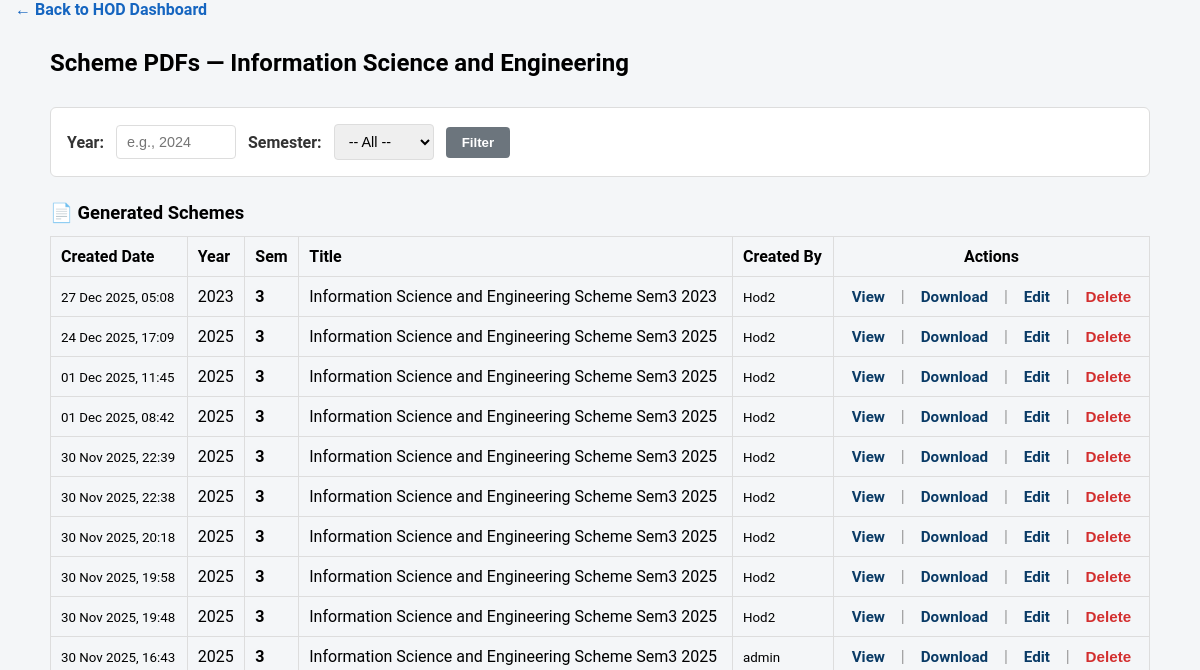
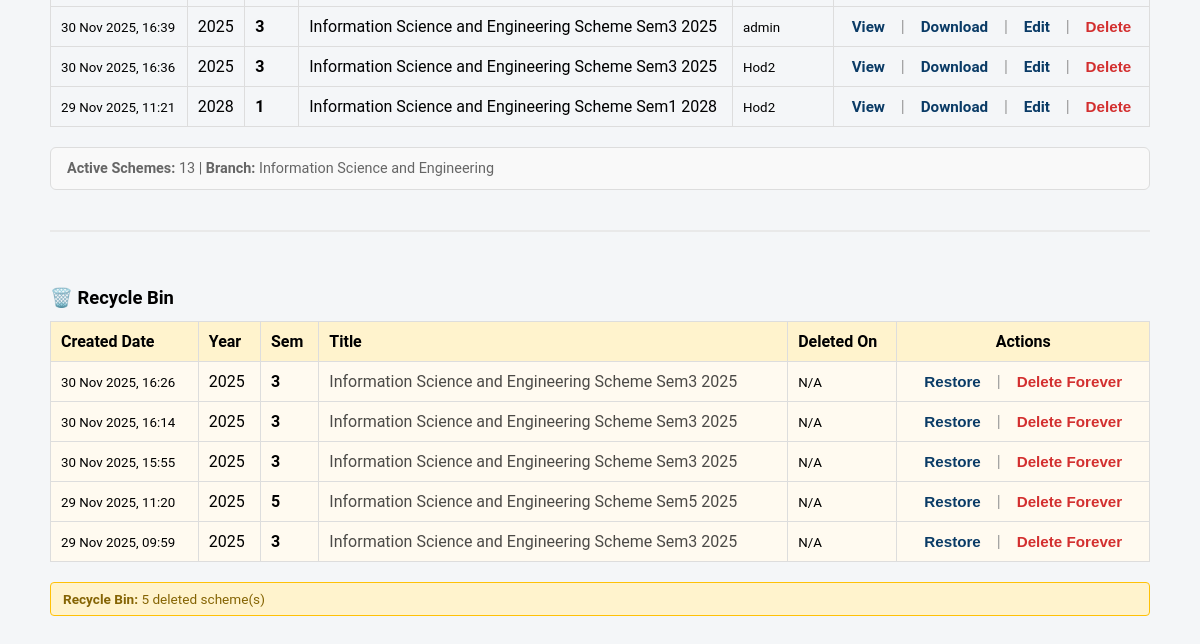
Before: /hod/manage-schemes/10/ (signed in) with the older database file (2 pictures, top to bottom).
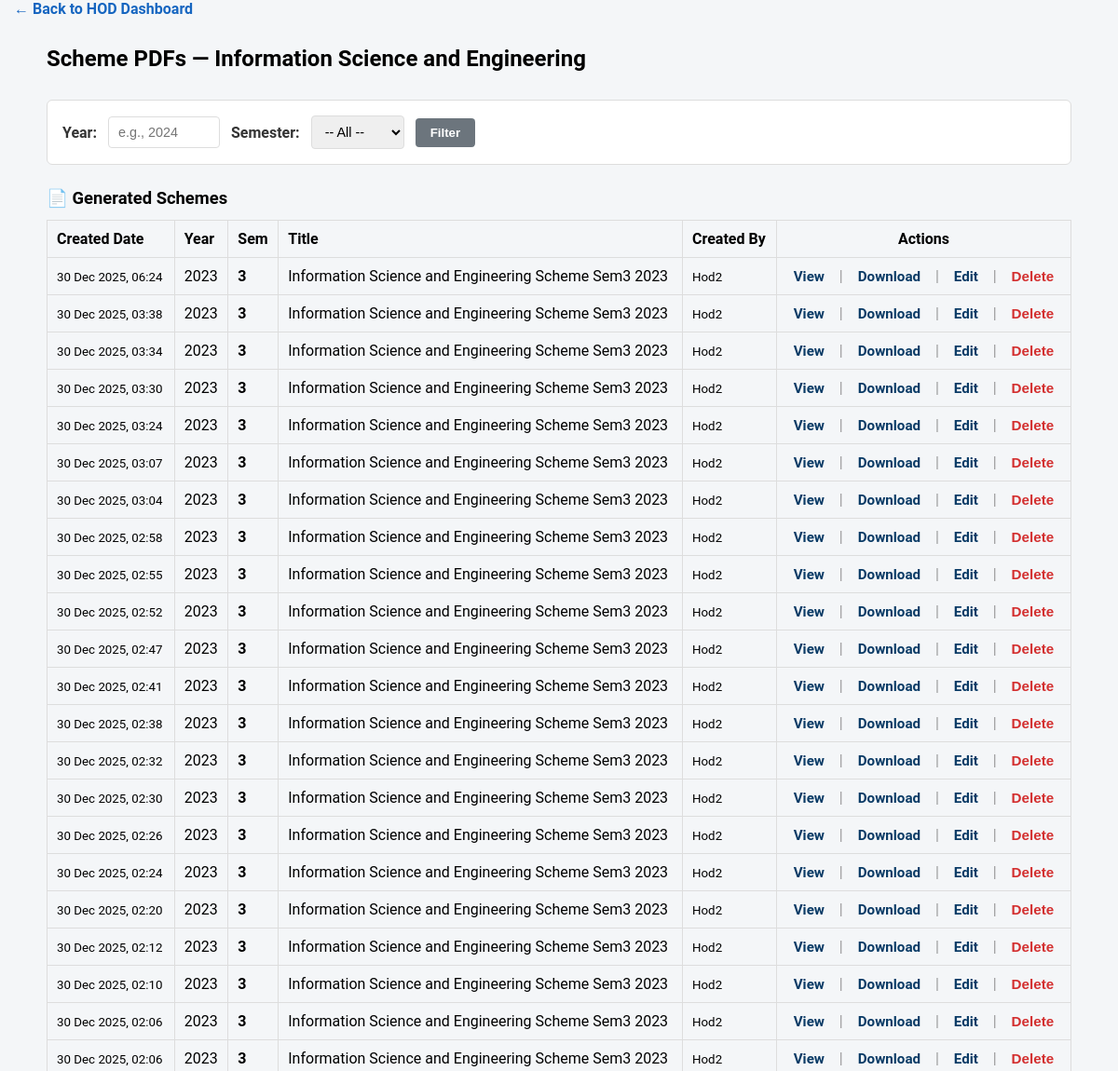
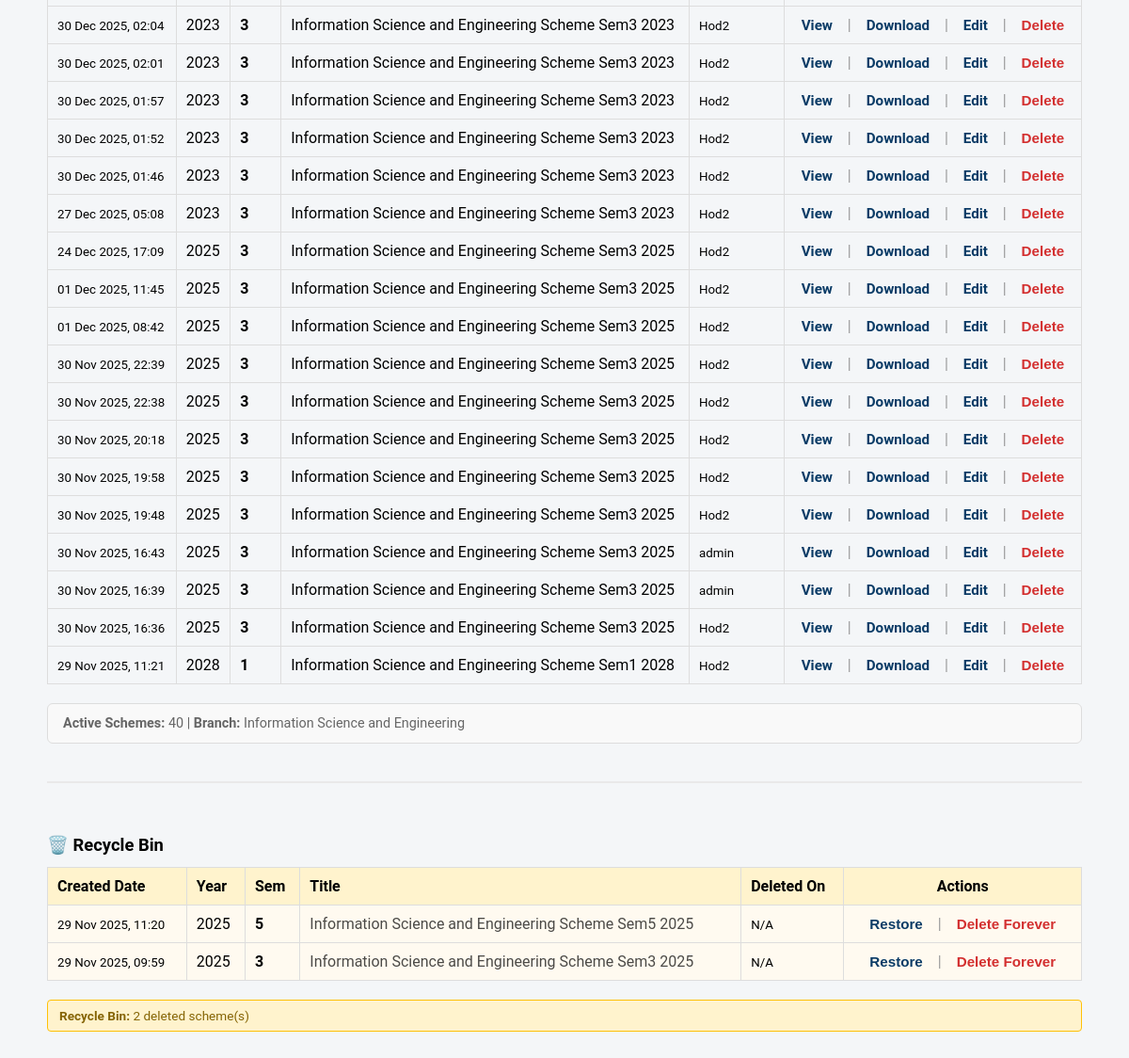
After: the same page with the newer database file (2 pictures, top to bottom).
### hod/models.py (models this page shows, shortened)
class SchemeDocument(models.Model):
    branch = models.ForeignKey('academics.Branch', on_delete=models.SET_NULL, null=True, blank=True)
    branch_name = models.CharField(max_length=255, blank=True)
    year = models.IntegerField()
    semester = models.IntegerField()
    title = models.CharField(max_length=255, default='Scheme PDF')
    created_by = models.ForeignKey(settings.AUTH_USER_MODEL, on_delete=models.SET_NULL, null=True, blank=True)
    pdf_file = models.FileField(upload_to='hod/schemes/%Y/%m/%d/', null=True, blank=True)
    created_at = models.DateTimeField(auto_now_add=True)
    updated_at = models.DateTimeField(auto_now=True)
    is_deleted = models.BooleanField(default=False)
    deleted_at = models.DateTimeField(null=True, blank=True)
    class Meta:
        ordering = ['-created_at']
        unique_together = ('branch', 'year', 'semester', 'created_at')

### users/models.py (models this page shows, shortened)
class CustomUser(AbstractBaseUser, PermissionsMixin):
    email = models.EmailField(unique=True)
    username = models.CharField(max_length=30, unique=True, null=True, blank=True)
    first_name = models.CharField(max_length=100, blank=True)
    last_name = models.CharField(max_length=100, blank=True)
    is_active = models.BooleanField(default=True)
    is_staff = models.BooleanField(default=False)
    ROLE_CHOICES = [
        ('hod', 'HOD'),
        ('dean', 'Dean'),
        ('faculty', 'Faculty'),
    ]
    role = models.CharField(max_length=20, choices=ROLE_CHOICES, blank=True, null=True)
    objects = CustomUserManager()
    USERNAME_FIELD = 'email'
    REQUIRED_FIELDS = []
    def get_full_name(self):
        return f"{self.first_name} {self.last_name}".strip() or (self.username or self.email)

### hod/views.py (the view)
# urls.py: path('manage-schemes/<int:branch_pk>/', views.manage_schemes, name='manage_schemes'),
@login_required
def manage_schemes(request, branch_pk):
    try:
        Branch = apps.get_model('academics', 'Branch')
        branch = get_object_or_404(Branch, pk=branch_pk)
        SchemeDocument = apps.get_model('hod', 'SchemeDocument')
        year = request.GET.get('year', '').strip()
        semester = request.GET.get('semester', '').strip()
        active_schemes = SchemeDocument.objects.filter(
            branch=branch,
            is_deleted=False
        )
        if year:
            try:
                active_schemes = active_schemes.filter(year=int(year))
            except ValueError:
                pass
        if semester:
            try:
                active_schemes = active_schemes.filter(semester=int(semester))
            except ValueError:
                pass
        active_schemes = active_schemes.order_by('-created_at')
        deleted_schemes = SchemeDocument.objects.filter(
            branch=branch,
            is_deleted=True
        ).order_by('-created_at')
        semesters = [1, 2, 3, 4, 5, 6, 7, 8]
        context = {
            'branch': branch,
            'schemes': active_schemes,
            'active_schemes': active_schemes,
            'deleted_schemes': deleted_schemes,
            'semesters': semesters,
        }
        return render(request, 'hod/manage_schemes.html', context)
    except LookupError as e:
        logger.exception("Model not found: %s", e)
        messages.error(request, "Required models not found.")
        return redirect('hod:dashboard_redirect')
    except Exception as e:
        logger.exception("Error managing schemes: %s", e)
        messages.error(request, f"Failed to load schemes: {e}")
        return redirect('hod:dashboard_redirect')

### hod/templates/hod/manage_schemes.html (shortened to what the changed rows need)
{% extends "base.html" %}
{% block content %}
<div class="container" style="max-width:1100px;margin:30px auto;">
  <div style="display: flex; justify-content: space-between; align-items: center; margin-bottom: 30px;">
    <h2 style="margin: 0;">Scheme PDFs — <strong>{{ branch.name }}</strong></h2>
  </div>
  <div class="filter-card">
    <form method="get">
    </form>
  </div>
  <h3 class="section-title">📄 Generated Schemes</h3>
  {% if schemes %}
    <table style="width:100%;border-collapse:collapse;margin-bottom:20px;">
      <thead>
        <tr style="background:#f4f6f8;">
          <th style="border:1px solid #ddd;padding:10px;text-align:left;">Created Date</th>
          <th style="border:1px solid #ddd;padding:10px;text-align:left;">Year</th>
          <th style="border:1px solid #ddd;padding:10px;text-align:left;">Sem</th>
          <th style="border:1px solid #ddd;padding:10px;text-align:left;">Title</th>
          <th style="border:1px solid #ddd;padding:10px;text-align:left;">Created By</th>
          <th style="border:1px solid #ddd;padding:10px;text-align:center;">Actions</th>
        </tr>
      </thead>
      <tbody>
        {% for s in schemes %}
        <tr>
          <td style="border:1px solid #ddd;padding:10px;">
            <small>{{ s.created_at|date:"d M Y, H:i" }}</small>
          </td>
          <td style="border:1px solid #ddd;padding:10px;">{{ s.year }}</td>
          <td style="border:1px solid #ddd;padding:10px;"><strong>{{ s.semester }}</strong></td>
          <td style="border:1px solid #ddd;padding:10px;">
            <span class="text-clip" title="{{ s.title }}">{{ s.title }}</span>
          </td>
          <td style="border:1px solid #ddd;padding:10px;">
            <small>{{ s.created_by.get_full_name|default:s.created_by.username }}</small>
          </td>
          <td style="border:1px solid #ddd;padding:10px;text-align:center;">
            <a class="link-action" href="{% url 'hod:view_scheme' s.pk %}" title="View PDF in browser" target="_blank">
               View
            </a>
            <span class="separator">|</span>
            <a class="link-action" href="{% url 'hod:download_scheme' s.pk %}" title="Download PDF file">
               Download
            </a>
            <span class="separator">|</span>
            <a class="link-action" href="{% url 'hod:edit_scheme' s.pk %}" title="Edit this scheme">
               Edit
            </a>
            <span class="separator">|</span>
            <form method="post" action="{% url 'hod:trash_scheme' s.pk %}" style="display:inline;">
              <button type="submit" class="link-action-danger" onclick="return confirm('Move to recycle bin?');">
                 Delete
              </button>
            </form>
          </td>
        </tr>
        {% endfor %}
      </tbody>
    </table>
  {% endif %}
  <div style="margin-top:20px;padding:12px 16px;background:#f9f9f9;border:1px solid #ddd;border-radius:6px;font-size:0.9rem;color:#666;">
    <strong>Active Schemes:</strong> {{ schemes|length }} |
    <strong>Branch:</strong> {{ branch.name }}
  </div>
  {% if deleted_schemes %}
  <div class="recycle-bin-section">
    <h3 class="section-title">🗑️ Recycle Bin</h3>
    <table style="width:100%;border-collapse:collapse;margin-bottom:20px;">
      <thead>
        <tr style="background:#fff3cd;">
          <th style="border:1px solid #ddd;padding:10px;text-align:left;">Created Date</th>
          <th style="border:1px solid #ddd;padding:10px;text-align:left;">Year</th>
          <th style="border:1px solid #ddd;padding:10px;text-align:left;">Sem</th>
          <th style="border:1px solid #ddd;padding:10px;text-align:left;">Title</th>
          <th style="border:1px solid #ddd;padding:10px;text-align:left;">Deleted On</th>
          <th style="border:1px solid #ddd;padding:10px;text-align:center;">Actions</th>
        </tr>
      </thead>
      <tbody>
        {% for s in deleted_schemes %}
        <tr style="background:#fffaf0;">
          <td style="border:1px solid #ddd;padding:10px;">
            <small>{{ s.created_at|date:"d M Y, H:i" }}</small>
          </td>
          <td style="border:1px solid #ddd;padding:10px;">{{ s.year }}</td>
          <td style="border:1px solid #ddd;padding:10px;"><strong>{{ s.semester }}</strong></td>
          <td style="border:1px solid #ddd;padding:10px;">
            <span class="text-clip" title="{{ s.title }}" style="opacity:0.7;">{{ s.title }}</span>
          </td>
          <td style="border:1px solid #ddd;padding:10px;">
            <small>{{ s.deleted_at|date:"d M Y, H:i"|default:"N/A" }}</small>
          </td>
          <td style="border:1px solid #ddd;padding:10px;text-align:center;">
            <form method="post" action="{% url 'hod:restore_scheme' s.pk %}" style="display:inline;">
              <button type="submit" class="link-action" onclick="return confirm('Restore this scheme?');">
                 Restore
              </button>
            </form>
            <span class="separator">|</span>
            <form method="post" action="{% url 'hod:permanent_delete_scheme' s.pk %}" style="display:inline;">
              <button type="submit" class="link-action-danger" onclick="return confirm('Permanently delete this scheme? This cannot be undone.');">
                 Delete Forever
              </button>
            </form>
          </td>
        </tr>
        {% endfor %}
      </tbody>
    </table>
    <div style="margin-top:10px;padding:8px 12px;background:#fff3cd;border:1px solid #ffc107;border-radius:4px;font-size:0.85rem;color:#856404;">
      <strong>Recycle Bin:</strong> {{ deleted_schemes|length }} deleted scheme(s)
    </div>
  </div>
  {% endif %}
</div>
{% endblock %}

Changed rows visible on the page:
removed SchemeDocument: created_at "30 Nov 2025, 16:26", year "2025", semester "3", title "Information Science and Engineering Scheme Sem3 2025", deleted_at "N/A", shown under "🗑️ Recycle Bin"
removed SchemeDocument: created_at "30 Nov 2025, 16:14", year "2025", semester "3", title "Information Science and Engineering Scheme Sem3 2025", deleted_at "N/A", shown under "🗑️ Recycle Bin"
removed SchemeDocument: created_at "30 Nov 2025, 15:55", year "2025", semester "3", title "Information Science and Engineering Scheme Sem3 2025", deleted_at "N/A", shown under "🗑️ Recycle Bin"
added SchemeDocument: created_at "30 Dec 2025, 06:24", year "2023", semester "3", title "Information Science and Engineering Scheme Sem3 2023", created_by.get_full_name "Hod2", shown under "📄 Generated Schemes"
added SchemeDocument: created_at "30 Dec 2025, 03:38", year "2023", semester "3", title "Information Science and Engineering Scheme Sem3 2023", created_by.get_full_name "Hod2", shown under "📄 Generated Schemes"
added SchemeDocument: created_at "30 Dec 2025, 03:34", year "2023", semester "3", title "Information Science and Engineering Scheme Sem3 2023", created_by.get_full_name "Hod2", shown under "📄 Generated Schemes"
added SchemeDocument: created_at "30 Dec 2025, 03:30", year "2023", semester "3", title "Information Science and Engineering Scheme Sem3 2023", created_by.get_full_name "Hod2", shown under "📄 Generated Schemes"
added SchemeDocument: created_at "30 Dec 2025, 03:24", year "2023", semester "3", title "Information Science and Engineering Scheme Sem3 2023", created_by.get_full_name "Hod2", shown under "📄 Generated Schemes"
added SchemeDocument: created_at "30 Dec 2025, 03:07", year "2023", semester "3", title "Information Science and Engineering Scheme Sem3 2023", created_by.get_full_name "Hod2", shown under "📄 Generated Schemes"
added SchemeDocument: created_at "30 Dec 2025, 03:04", year "2023", semester "3", title "Information Science and Engineering Scheme Sem3 2023", created_by.get_full_name "Hod2", shown under "📄 Generated Schemes"
added SchemeDocument: created_at "30 Dec 2025, 02:58", year "2023", semester "3", title "Information Science and Engineering Scheme Sem3 2023", created_by.get_full_name "Hod2", shown under "📄 Generated Schemes"
added SchemeDocument: created_at "30 Dec 2025, 02:55", year "2023", semester "3", title "Information Science and Engineering Scheme Sem3 2023", created_by.get_full_name "Hod2", shown under "📄 Generated Schemes"
added SchemeDocument: created_at "30 Dec 2025, 02:52", year "2023", semester "3", title "Information Science and Engineering Scheme Sem3 2023", created_by.get_full_name "Hod2", shown under "📄 Generated Schemes"
added SchemeDocument: created_at "30 Dec 2025, 02:47", year "2023", semester "3", title "Information Science and Engineering Scheme Sem3 2023", created_by.get_full_name "Hod2", shown under "📄 Generated Schemes"
added SchemeDocument: created_at "30 Dec 2025, 02:41", year "2023", semester "3", title "Information Science and Engineering Scheme Sem3 2023", created_by.get_full_name "Hod2", shown under "📄 Generated Schemes"
added SchemeDocument: created_at "30 Dec 2025, 02:38", year "2023", semester "3", title "Information Science and Engineering Scheme Sem3 2023", created_by.get_full_name "Hod2", shown under "📄 Generated Schemes"
added SchemeDocument: created_at "30 Dec 2025, 02:32", year "2023", semester "3", title "Information Science and Engineering Scheme Sem3 2023", created_by.get_full_name "Hod2", shown under "📄 Generated Schemes"
added SchemeDocument: created_at "30 Dec 2025, 02:30", year "2023", semester "3", title "Information Science and Engineering Scheme Sem3 2023", created_by.get_full_name "Hod2", shown under "📄 Generated Schemes"
added SchemeDocument: created_at "30 Dec 2025, 02:26", year "2023", semester "3", title "Information Science and Engineering Scheme Sem3 2023", created_by.get_full_name "Hod2", shown under "📄 Generated Schemes"
added SchemeDocument: created_at "30 Dec 2025, 02:24", year "2023", semester "3", title "Information Science and Engineering Scheme Sem3 2023", created_by.get_full_name "Hod2", shown under "📄 Generated Schemes"
added SchemeDocument: created_at "30 Dec 2025, 02:20", year "2023", semester "3", title "Information Science and Engineering Scheme Sem3 2023", created_by.get_full_name "Hod2", shown under "📄 Generated Schemes"
added SchemeDocument: created_at "30 Dec 2025, 02:12", year "2023", semester "3", title "Information Science and Engineering Scheme Sem3 2023", created_by.get_full_name "Hod2", shown under "📄 Generated Schemes"
added SchemeDocument: created_at "30 Dec 2025, 02:10", year "2023", semester "3", title "Information Science and Engineering Scheme Sem3 2023", created_by.get_full_name "Hod2", shown under "📄 Generated Schemes"
added SchemeDocument: created_at "30 Dec 2025, 02:06", year "2023", semester "3", title "Information Science and Engineering Scheme Sem3 2023", created_by.get_full_name "Hod2", shown under "📄 Generated Schemes"
added SchemeDocument: created_at "30 Dec 2025, 02:06", year "2023", semester "3", title "Information Science and Engineering Scheme Sem3 2023", created_by.get_full_name "Hod2", shown under "📄 Generated Schemes"
added SchemeDocument: created_at "30 Dec 2025, 02:04", year "2023", semester "3", title "Information Science and Engineering Scheme Sem3 2023", created_by.get_full_name "Hod2", shown under "📄 Generated Schemes"
added SchemeDocument: created_at "30 Dec 2025, 02:01", year "2023", semester "3", title "Information Science and Engineering Scheme Sem3 2023", created_by.get_full_name "Hod2", shown under "📄 Generated Schemes"
added SchemeDocument: created_at "30 Dec 2025, 01:57", year "2023", semester "3", title "Information Science and Engineering Scheme Sem3 2023", created_by.get_full_name "Hod2", shown under "📄 Generated Schemes"
added SchemeDocument: created_at "30 Dec 2025, 01:52", year "2023", semester "3", title "Information Science and Engineering Scheme Sem3 2023", created_by.get_full_name "Hod2", shown under "📄 Generated Schemes"
added SchemeDocument: created_at "30 Dec 2025, 01:46", year "2023", semester "3", title "Information Science and Engineering Scheme Sem3 2023", created_by.get_full_name "Hod2", shown under "📄 Generated Schemes"
Other visible differences:
{{ schemes|length }}: "13" → "40"
{{ deleted_schemes|length }}: "5" → "2"
